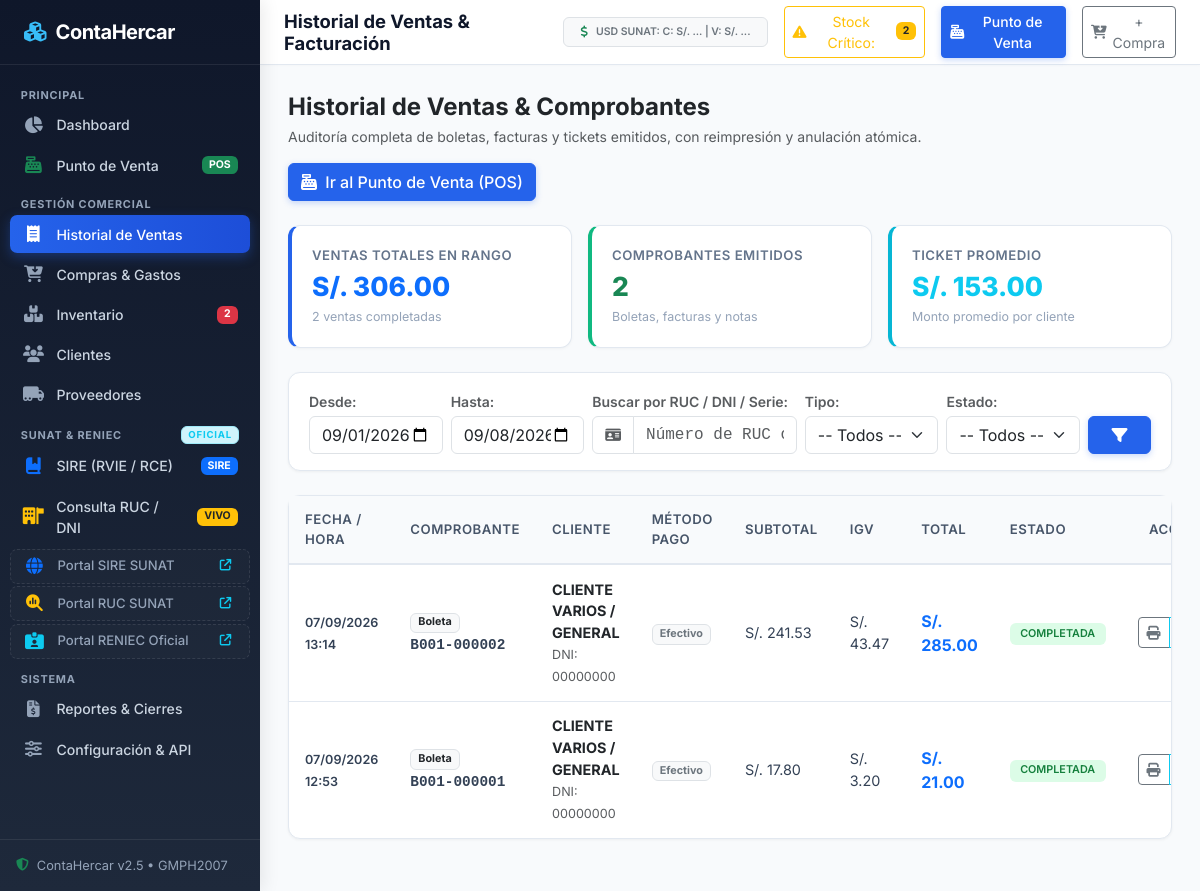
Page /ventas.php on the committed database.
### tables this page shows
CREATE TABLE `configuracion` (
  `id` int(11) NOT NULL AUTO_INCREMENT,
  `nombre_empresa` varchar(150) NOT NULL DEFAULT 'ContaHercar S.A.C.',
  `ruc_empresa` varchar(20) NOT NULL DEFAULT '20601234567',
  `direccion` varchar(255) DEFAULT 'Av. Principal 123, Lima - Per├║',
  `telefono` varchar(50) DEFAULT '+51 987 654 321',
  `email` varchar(100) DEFAULT 'contacto@contahercar.com',
  `moneda_simbolo` varchar(10) DEFAULT 'S/.',
  `moneda_nombre` varchar(30) DEFAULT 'Soles',
  `impuesto_nombre` varchar(20) DEFAULT 'IGV',
  `impuesto_porcentaje` decimal(5,2) DEFAULT 18.00,
  `api_ruc_url` varchar(255) DEFAULT 'https://api.apis.net.pe/v2/sunat/ruc?numero={numero}',
  `api_dni_url` varchar(255) DEFAULT 'https://api.apis.net.pe/v2/reniec/dni?numero={numero}',
  `api_ruc_token` varchar(255) DEFAULT '',
  `api_ruc_provider` varchar(50) DEFAULT 'apisnet',
  `updated_at` timestamp NOT NULL DEFAULT current_timestamp() ON UPDATE current_timestamp(),
  `sire_client_id` varchar(255) DEFAULT '',
  `sire_client_secret` varchar(255) DEFAULT '',
  `sire_usuario_sol` varchar(50) DEFAULT '',
  `sire_clave_sol` varchar(50) DEFAULT '',
  `sire_ambiente` varchar(20) DEFAULT 'beta',
  PRIMARY KEY (`id`)
);

CREATE TABLE `ventas` (
  `id` int(11) NOT NULL AUTO_INCREMENT,
  `cliente_id` int(11) NOT NULL,
  `tipo_comprobante` varchar(50) DEFAULT 'Boleta',
  `serie` varchar(10) NOT NULL DEFAULT 'B001',
  `correlativo` int(11) NOT NULL,
  `fecha_venta` datetime NOT NULL DEFAULT current_timestamp(),
  `subtotal` decimal(12,2) NOT NULL DEFAULT 0.00,
  `impuesto` decimal(12,2) NOT NULL DEFAULT 0.00,
  `descuento` decimal(12,2) NOT NULL DEFAULT 0.00,
  `total` decimal(12,2) NOT NULL DEFAULT 0.00,
  `metodo_pago` varchar(50) DEFAULT 'Efectivo',
  `estado` varchar(20) DEFAULT 'COMPLETADA',
  `observaciones` text DEFAULT NULL,
  `created_at` timestamp NOT NULL DEFAULT current_timestamp(),
  PRIMARY KEY (`id`),
  KEY `cliente_id` (`cliente_id`),
  CONSTRAINT `ventas_ibfk_1` FOREIGN KEY (`cliente_id`) REFERENCES `clientes` (`id`)
);

CREATE TABLE `clientes` (
  `id` int(11) NOT NULL AUTO_INCREMENT,
  `tipo_doc` varchar(10) NOT NULL DEFAULT 'DNI',
  `num_doc` varchar(20) NOT NULL,
  `nombre_razon_social` varchar(200) NOT NULL,
  `direccion` varchar(255) DEFAULT NULL,
  `telefono` varchar(50) DEFAULT NULL,
  `email` varchar(100) DEFAULT NULL,
  `condicion` varchar(50) DEFAULT 'HABIDO',
  `estado_sunat` varchar(50) DEFAULT 'ACTIVO',
  `created_at` timestamp NOT NULL DEFAULT current_timestamp(),
  PRIMARY KEY (`id`),
  UNIQUE KEY `num_doc` (`num_doc`)
);

### config/app.php (called while the page is built, shortened)
<?php
function getSystemConfig() {
    static $config = null;
    if ($config !== null) {
        return $config;
    }
    $pdo = getDBConnection();
    $stmt = $pdo->query("SELECT * FROM configuracion ORDER BY id ASC LIMIT 1");
    $config = $stmt->fetch();
    return $config;
}
function formatMoney($amount) {
    $cfg = getSystemConfig();
    $symbol = $cfg['moneda_simbolo'] ?? 'S/.';
    return $symbol . ' ' . number_format((float)$amount, 2, '.', ',');
}
function formatDateTime($dateTimeStr) {
    $time = strtotime($dateTimeStr);
    return date('d/m/Y H:i', $time);
}

### ventas.php (the view, shortened to what this page needs)
<?php
require_once __DIR__ . '/includes/header.php';
$pdo = getDBConnection();
$cfg = getSystemConfig();
$fechaIni = $_GET['fecha_ini'] ?? date('Y-m-01');
$fechaFin = $_GET['fecha_fin'] ?? date('Y-m-d');
$busqueda = isset($_GET['q']) ? trim($_GET['q']) : '';
$sql = "SELECT v.*, c.nombre_razon_social as cliente_nombre, c.num_doc as cliente_doc, c.tipo_doc as cliente_tipo_doc
        FROM ventas v
        INNER JOIN clientes c ON v.cliente_id = c.id
        WHERE DATE(v.fecha_venta) BETWEEN ? AND ?";
$params = [$fechaIni, $fechaFin];
$sql .= " ORDER BY v.fecha_venta DESC, v.id DESC";
$stmt = $pdo->prepare($sql);
$stmt->execute($params);
$ventas = $stmt->fetchAll();
$totalVendido = 0;
$totalComprobantes = 0;
foreach ($ventas as $v) {
    if ($v['estado'] === 'COMPLETADA') {
        $totalVendido += (float)$v['total'];
        $totalComprobantes++;
    }
}
$ticketPromedio = ($totalComprobantes > 0) ? ($totalVendido / $totalComprobantes) : 0;
?>
<div class="d-flex flex-wrap align-items-center justify-content-between gap-3 mb-4">
    <div>
        <h4 class="mb-1 text-dark fw-bold">Historial de Ventas & Comprobantes</h4>
        <p class="text-muted small mb-0">Auditoría completa de boletas, facturas y tickets emitidos, con reimpresión y anulación atómica.</p>
    </div>
    <a href="venta_nueva.php" class="btn btn-primary">
        <i class="fa fa-cash-register me-1"></i> Ir al Punto de Venta (POS)
    </a>
</div>
<div class="row g-3 mb-4">
    <div class="col-12 col-md-4">
        <div class="stat-card border-primary-accent">
            <div class="stat-title">Ventas Totales en Rango</div>
            <div class="stat-value text-primary"><?= formatMoney($totalVendido) ?></div>
            <div class="stat-subtitle"><?= $totalComprobantes ?> ventas completadas</div>
        </div>
    </div>
    <div class="col-12 col-md-4">
        <div class="stat-card border-success-accent">
            <div class="stat-title">Comprobantes Emitidos</div>
            <div class="stat-value text-success"><?= $totalComprobantes ?></div>
            <div class="stat-subtitle">Boletas, facturas y notas</div>
        </div>
    </div>
    <div class="col-12 col-md-4">
        <div class="stat-card border-info-accent">
            <div class="stat-title">Ticket Promedio</div>
            <div class="stat-value text-info"><?= formatMoney($ticketPromedio) ?></div>
            <div class="stat-subtitle">Monto promedio por cliente</div>
        </div>
    </div>
</div>
<div class="card-custom mb-4">
    <div class="card-custom-body py-3">
        <form method="GET" action="ventas.php" class="row g-2 align-items-end">
            <div class="col-6 col-md-2">
                <label class="form-label small fw-semibold text-muted mb-1">Desde:</label>
                <input type="date" name="fecha_ini" class="form-control" value="<?= htmlspecialchars($fechaIni) ?>">
            </div>
            <div class="col-6 col-md-2">
                <label class="form-label small fw-semibold text-muted mb-1">Hasta:</label>
                <input type="date" name="fecha_fin" class="form-control" value="<?= htmlspecialchars($fechaFin) ?>">
            </div>
            <div class="col-12 col-md-3">
                <label class="form-label small fw-semibold text-muted mb-1">Buscar por RUC / DNI / Serie:</label>
                <div class="input-group">
                    <span class="input-group-text bg-white"><i class="fa fa-id-card text-muted small"></i></span>
                    <input type="text" name="q" class="form-control font-monospace" placeholder="Número de RUC o DNI..." value="<?= htmlspecialchars($busqueda) ?>">
                </div>
            </div>
            <div class="col-6 col-md-2">
                <label class="form-label small fw-semibold text-muted mb-1">Tipo:</label>
                <select name="tipo_comprobante" class="form-select">
                    <option value="">-- Todos --</option>
                </select>
            </div>
            <div class="col-6 col-md-2">
                <label class="form-label small fw-semibold text-muted mb-1">Estado:</label>
                <select name="estado" class="form-select">
                    <option value="">-- Todos --</option>
                </select>
            </div>
            <div class="col-12 col-md-1">
                <button type="submit" class="btn btn-primary w-100" title="Filtrar"><i class="fa fa-filter"></i></button>
            </div>
        </form>
    </div>
</div>
<div class="card-custom">
    <div class="card-custom-body p-0">
        <div class="table-responsive">
            <table class="table-custom">
                <thead>
                    <tr>
                        <th>Fecha / Hora</th>
                        <th>Comprobante</th>
                        <th>Cliente</th>
                        <th>Método Pago</th>
                        <th>Subtotal</th>
                        <th><?= htmlspecialchars($cfg['impuesto_nombre']) ?></th>
                        <th>Total</th>
                        <th>Estado</th>
                        <th class="text-center">Acciones</th>
                    </tr>
                </thead>
                <tbody>
                    <?php if (empty($ventas)): ?>
                        <tr>
                            <td colspan="9" class="text-center py-4 text-muted">
                                <i class="fa fa-inbox fs-2 mb-2 d-block text-secondary"></i>
                                No se encontraron ventas con los filtros aplicados.
                            </td>
                        </tr>
                    <?php else: ?>
                        <?php foreach ($ventas as $v): ?>
                            <tr>
                                <td><span class="small fw-semibold"><?= formatDateTime($v['fecha_venta']) ?></span></td>
                                <td>
                                    <span class="badge bg-light text-dark border"><?= htmlspecialchars($v['tipo_comprobante']) ?></span><br>
                                    <span class="fw-bold font-monospace"><?= htmlspecialchars($v['serie']) ?>-<?= str_pad($v['correlativo'], 6, '0', STR_PAD_LEFT) ?></span>
                                </td>
                                <td>
                                    <div class="fw-bold text-dark"><?= htmlspecialchars($v['cliente_nombre']) ?></div>
                                    <small class="text-muted"><?= $v['cliente_tipo_doc'] ?>: <?= htmlspecialchars($v['cliente_doc']) ?></small>
                                </td>
                                <td><span class="badge bg-light text-secondary border"><?= htmlspecialchars($v['metodo_pago']) ?></span></td>
                                <td><?= formatMoney($v['subtotal']) ?></td>
                                <td><?= formatMoney($v['impuesto']) ?></td>
                                <td class="fw-bold text-primary fs-6"><?= formatMoney($v['total']) ?></td>
                                <td>
                                    <span class="badge <?= $v['estado'] === 'COMPLETADA' ? 'badge-soft-success' : 'badge-soft-danger' ?>">
                                        <?= htmlspecialchars($v['estado']) ?>
                                    </span>
                                </td>
                                <td class="text-center">
                                    <div class="btn-group btn-group-sm">
                                        <a href="ticket.php?id=<?= $v['id'] ?>" target="_blank" class="btn btn-outline-secondary" title="Imprimir Ticket">
                                            <i class="fa fa-print"></i>
                                        </a>
                                        <button type="button" class="btn btn-outline-info" title="Ver Detalle" onclick="verDetalleVenta(<?= $v['id'] ?>)">
                                        </button>
                                    </div>
                                </td>
                            </tr>
                        <?php endforeach; ?>
                    <?php endif; ?>
                </tbody>
            </table>
        </div>
    </div>
</div>
<?php include __DIR__ . '/includes/footer.php'; ?>

### assets/css/style.css (style rules this page uses)
:root { --primary: #2563eb; --primary-dark: #1d4ed8; --primary-light: #eff6ff; --secondary: #64748b; --success: #10b981; --warning: #f59e0b; --danger: #ef4444; --info: #06b6d4; --dark: #0f172a; --dark-surface: #1e293b; --light-bg: #f8fafc; --border-color: #e2e8f0; --sidebar-width: 260px; --topbar-height: 65px; }
body { font-family: 'Inter', system-ui, -apple-system, BlinkMacSystemFont, 'Segoe UI', Roboto, Oxygen, Ubuntu, Cantarell, sans-serif; background-color: var(--light-bg); color: #334155; margin: 0; padding: 0; overflow-x: hidden; }
.card-custom { background: #ffffff; border: 1px solid var(--border-color); border-radius: 0.75rem; box-shadow: 0 1px 3px rgba(0, 0, 0, 0.05); margin-bottom: 1.5rem; transition: transform 0.2s, box-shadow 0.2s; }
.card-custom-body { padding: 1.25rem; }
.stat-card { background: #ffffff; border: 1px solid var(--border-color); border-radius: 0.75rem; padding: 1.25rem; position: relative; overflow: hidden; box-shadow: 0 1px 3px rgba(0, 0, 0, 0.04); transition: all 0.25s ease; }
.stat-card .stat-title { font-size: 0.825rem; font-weight: 600; text-transform: uppercase; letter-spacing: 0.5px; color: #64748b; margin-bottom: 0.35rem; }
.stat-card .stat-value { font-size: 1.65rem; font-weight: 800; color: var(--dark); line-height: 1.2; }
.stat-card .stat-subtitle { font-size: 0.78rem; color: #94a3b8; margin-top: 0.35rem; }
.stat-card.border-primary-accent { border-left: 4px solid var(--primary); }
.stat-card.border-success-accent { border-left: 4px solid var(--success); }
.stat-card.border-info-accent { border-left: 4px solid var(--info); }
.table-custom { width: 100%; margin-bottom: 0; border-collapse: separate; border-spacing: 0; }
.table-custom th { background-color: #f8fafc; color: #475569; font-weight: 600; font-size: 0.825rem; text-transform: uppercase; letter-spacing: 0.5px; padding: 0.85rem 1rem; border-bottom: 2px solid var(--border-color); }
.table-custom td { padding: 0.85rem 1rem; vertical-align: middle; border-bottom: 1px solid var(--border-color); font-size: 0.9rem; }
.table-custom tr:last-child td { border-bottom: none; }
.badge-soft-success { background-color: #dcfce7; color: #15803d; font-weight: 600; padding: 0.35rem 0.65rem; border-radius: 0.375rem; }
.btn-primary { background-color: var(--primary); border-color: var(--primary); box-shadow: 0 2px 6px rgba(37, 99, 235, 0.25); font-weight: 500; }

### rows in the picture
configuracion: moneda_simbolo "S/. 306.00", moneda_simbolo "S/. 153.00", impuesto_nombre "IGV"
ventas: fecha_venta "07/09/2026 13:14", tipo_comprobante "Boleta", serie "B001", correlativo "000002", cliente.nombre_razon_social "CLIENTE VARIOS / GENERAL", cliente.tipo_doc "DNI", cliente.num_doc "00000000", metodo_pago "Efectivo", subtotal.moneda_simbolo "S/. 241.53", impuesto.moneda_simbolo "S/. 43.47", total.moneda_simbolo "S/. 285.00", estado "COMPLETADA"
ventas: fecha_venta "07/09/2026 12:53", tipo_comprobante "Boleta", serie "B001", correlativo "000001", cliente.nombre_razon_social "CLIENTE VARIOS / GENERAL", cliente.tipo_doc "DNI", cliente.num_doc "00000000", metodo_pago "Efectivo", subtotal.moneda_simbolo "S/. 17.80", impuesto.moneda_simbolo "S/. 3.20", total.moneda_simbolo "S/. 21.00", estado "COMPLETADA"

### other values in the picture
$quickCounters['low_stock'] "2"
$pageTitle "Historial de Ventas & Facturación"
$totalComprobantes "2"
